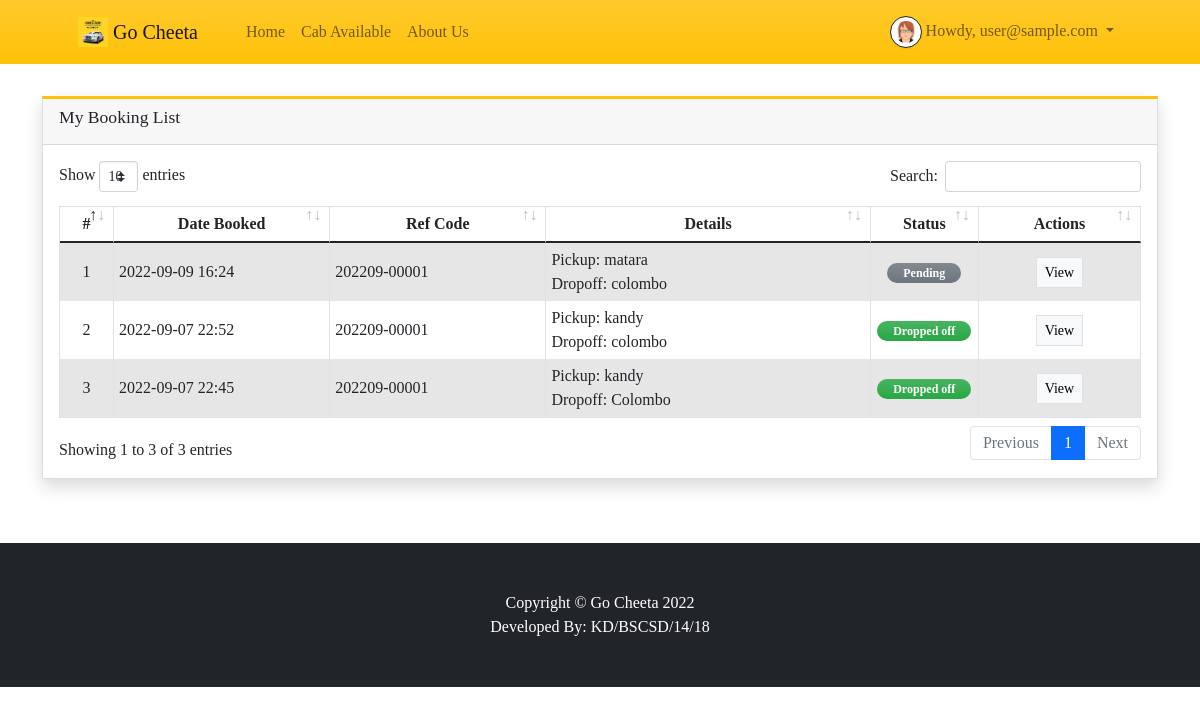
/?p=booking_list (signed in), run on the app's committed database.
### tables this page shows
CREATE TABLE `booking_list` (
  `id` int(30) NOT NULL,
  `ref_code` varchar(100) NOT NULL,
  `client_id` int(30) NOT NULL,
  `cab_id` int(30) NOT NULL,
  `pickup_zone` text NOT NULL,
  `drop_zone` text NOT NULL,
  `status` tinyint(2) NOT NULL DEFAULT 0 COMMENT '0 = Pending,\r\n1 = Driver has Confirmed,\r\n2 = Pickup,\r\n3 = drop-off,\r\n4 = cancelled',
  `date_created` datetime NOT NULL DEFAULT current_timestamp(),
  `date_updated` datetime DEFAULT NULL ON UPDATE current_timestamp()
);

### classes/DBConnection.php (called while the page is built, shortened)
<?php
class DBConnection{
    private $host = DB_SERVER;
    private $username = DB_USERNAME;
    private $password = DB_PASSWORD;
    private $database = DB_NAME;
    public $conn;
    public function __construct(){
        if (!isset($this->conn)) {
            $this->conn = new mysqli($this->host, $this->username, $this->password, $this->database);
        }
    }
}
?>

### classes/SystemSettings.php (called while the page is built, shortened)
<?php
class SystemSettings extends DBConnection{
	function userdata($field = ''){
		if(!empty($field)){
			if(isset($_SESSION['userdata'][$field]))
				return $_SESSION['userdata'][$field];
			else
				return null;
		}else{
			return false;
		}
	}
}
$_settings = new SystemSettings();
?>

### booking_list.php (the view, shortened to what this page needs)
<div class="content py-5 mt-5">
    <div class="container">
        <div class="card card-outline card-warning shadow rounded-0">
            <div class="card-header">
                <h4 class="card-title">My Booking List</h4>
            </div>
            <div class="card-body">
                <table class="table table-striped table-bordered">
                    <colgroup>
                        <col width="5%">
                        <col width="20%">
                        <col width="20%">
                        <col width="30%">
                        <col width="10%">
                        <col width="15%">
                    </colgroup>
                    <thead>
                        <tr>
                            <th class="text-center">#</th>
                            <th class="text-center">Date Booked</th>
                            <th class="text-center">Ref Code</th>
                            <th class="text-center">Details</th>
                            <th class="text-center">Status</th>
                            <th class="text-center">Actions</th>
                        </tr>
                    </thead>
                    <tbody>
                        <?php
                        $i = 1;
                            $qry = $conn->query("SELECT * FROM `booking_list` where client_id = '{$_settings->userdata('id')}' order by unix_timestamp(date_created) desc");
                            while($row = $qry->fetch_assoc()):
                        ?>
                        <tr>
                            <td class="text-center"><?= $i++; ?></td>
                            <td><?= date("Y-m-d H:i", strtotime($row['date_created'])) ?></td>
                            <td><?= $row['ref_code'] ?></td>
                            <td>
                                <p class="m-0 truncate-1">Pickup: <?= $row['pickup_zone'] ?></p>
                                <p class="m-0 truncate-1">Dropoff: <?= $row['drop_zone'] ?></p>
                            </td>
                            <td class="text-center">
                                <?php
                                    switch($row['status']){
                                        case 0:
                                            echo "<span class='badge badge-secondary bg-gradient-secondary px-3 rounded-pill'>Pending</span>";
                                            break;
                                        case 3:
                                            echo "<span class='badge badge-success bg-gradient-success px-3 rounded-pill'>Dropped off</span>";
                                            break;
                                    }
                                ?>
                            </td>
                            <td class="text-center">
                                <button type="button" class="btn btn-flat btn-light border btn-sm view_data" data-id="<?= $row['id'] ?>">View</button>
                            </td>
                        </tr>
                        <?php endwhile; ?>
                    </tbody>
                </table>
            </div>
        </div>
    </div>
</div>

### data on the page
booking_list: date_created "2022-09-09 16:24", ref_code "202209-00001", pickup_zone "matara", drop_zone "colombo", status "Pending"
booking_list: date_created "2022-09-07 22:52", ref_code "202209-00001", pickup_zone "kandy", drop_zone "colombo", status "Dropped off"
booking_list: date_created "2022-09-07 22:45", ref_code "202209-00001", pickup_zone "kandy", drop_zone "Colombo", status "Dropped off"

### other printed values
$_settings->info('short_name') "Go Cheeta"
$_settings->userdata('email') "user@sample.com"
